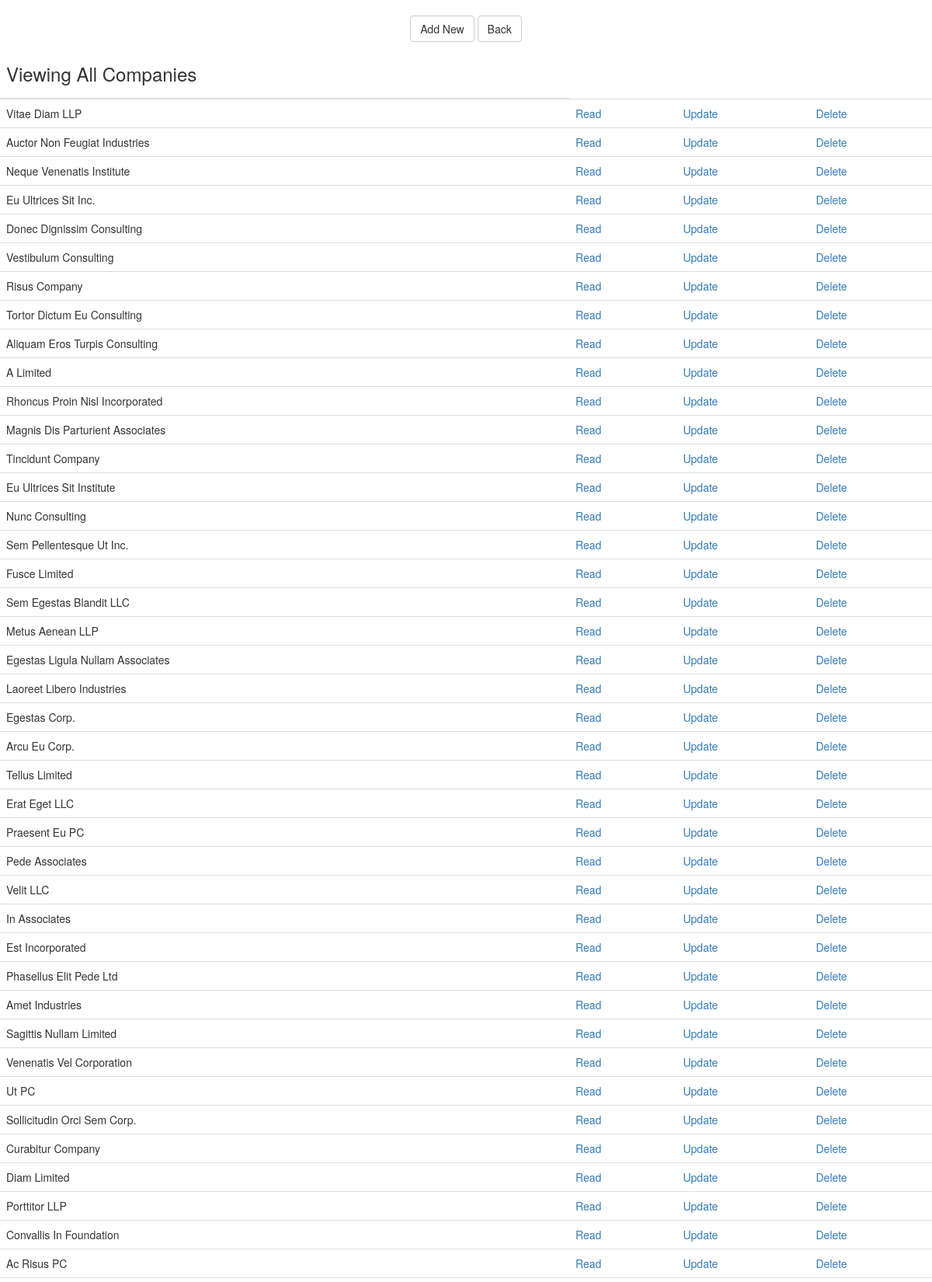
The page /view.php (upper part) on the database its author committed.
### tables this page shows
CREATE TABLE IF NOT EXISTS `corps` (
  `id` mediumint(8) unsigned NOT NULL,
  `corp` varchar(255) DEFAULT NULL,
  `incorp_dt` varchar(255) DEFAULT NULL,
  `email` varchar(255) DEFAULT NULL,
  `zipcode` varchar(10) DEFAULT NULL,
  `owner` varchar(255) DEFAULT NULL,
  `phone` varchar(100) DEFAULT NULL
);

### view.php (the view, shortened to what this page needs)
<!DOCTYPE html>
<html>
    <head>
        <link rel="stylesheet" href="css/bootstrap.css">
    </head>
    <body>
        <?php
        $db = getDatabase();
            $stmt = $db->prepare("SELECT * FROM corps");
            $results = array();
            if ($stmt->execute() && $stmt->rowCount() > 0) {
                $results = $stmt->fetchAll(PDO::FETCH_ASSOC);
            } ?>
    <center>
        <br />
       <button class="btn btn-default" onClick="location.href='create.php'">Add New</button>
       <button class="btn btn-default" onclick="window.location.href='index.php'">Back</button>
        <table class="table">
            <thead>
                <tr>
                    <th><h3>Viewing All Companies</h3></th>
                </tr>
            </thead>
         <?php foreach ($results as $row): ?>
                <tr>
                    <td><?php echo $row['corp']; ?></td>
                    <td><a href="read.php?id=<?php echo $row['id']; ?>">Read</a></td>
                    <td><a href="update.php?id=<?php echo $row['id']; ?>">Update</a></td>
                    <td><a href="delete.php?id=<?php echo $row['id']; ?>">Delete</a></td>
                </tr>
            <?php endforeach; ?>
        </table>
    </center>
        <br/>
    </body>
</html>

### rows shown on the page
corps: corp "Vitae Diam LLP"
corps: corp "Auctor Non Feugiat Industries"
corps: corp "Neque Venenatis Institute"
corps: corp "Eu Ultrices Sit Inc."
corps: corp "Donec Dignissim Consulting"
corps: corp "Vestibulum Consulting"
corps: corp "Risus Company"
corps: corp "Tortor Dictum Eu Consulting"
corps: corp "Aliquam Eros Turpis Consulting"
corps: corp "A Limited"
corps: corp "Rhoncus Proin Nisl Incorporated"
corps: corp "Magnis Dis Parturient Associates"
corps: corp "Tincidunt Company"
corps: corp "Eu Ultrices Sit Institute"
corps: corp "Nunc Consulting"
corps: corp "Sem Pellentesque Ut Inc."
corps: corp "Fusce Limited"
corps: corp "Sem Egestas Blandit LLC"
corps: corp "Metus Aenean LLP"
corps: corp "Egestas Ligula Nullam Associates"
corps: corp "Laoreet Libero Industries"
corps: corp "Egestas Corp."
corps: corp "Arcu Eu Corp."
corps: corp "Tellus Limited"
corps: corp "Erat Eget LLC"
corps: corp "Praesent Eu PC"
corps: corp "Pede Associates"
corps: corp "Velit LLC"
corps: corp "In Associates"
corps: corp "Est Incorporated"
corps: corp "Phasellus Elit Pede Ltd"
corps: corp "Amet Industries"
corps: corp "Sagittis Nullam Limited"
corps: corp "Venenatis Vel Corporation"
corps: corp "Ut PC"
corps: corp "Sollicitudin Orci Sem Corp."
corps: corp "Curabitur Company"
corps: corp "Diam Limited"
corps: corp "Porttitor LLP"
corps: corp "Convallis In Foundation"
corps: corp "Ac Risus PC"
